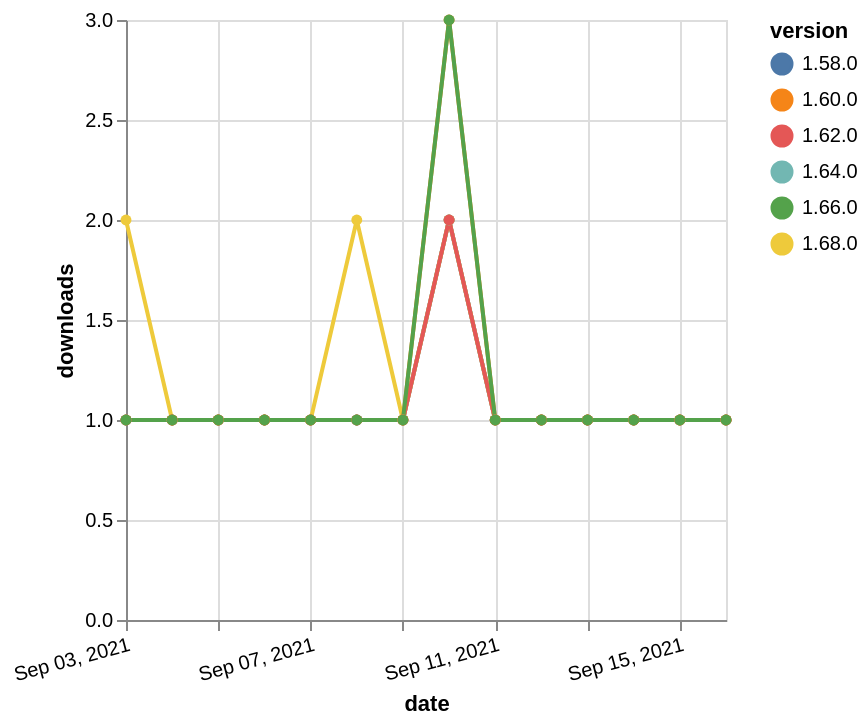

Here is the Vega-Lite specification saved for this chart:
### Vega-Lite specification from a JSON file in a GitHub repository (floating-point values rounded to 4 significant figures)
{"$schema": "https://vega.github.io/schema/vega-lite/v5.json", "description": "A simple bar chart with embedded data.", "data": {"values": [{"date": "2021-09-03", "total": 159, "delta": 1, "version": "1.64.0"}, {"date": "2021-09-04", "total": 160, "delta": 1, "version": "1.64.0"}, {"date": "2021-09-05", "total": 161, "delta": 1, "version": "1.64.0"}, {"date": "2021-09-06", "total": 162, "delta": 1, "version": "1.64.0"}, {"date": "2021-09-07", "total": 163, "delta": 1, "version": "1.64.0"}, {"date": "2021-09-08", "total": 164, "delta": 1, "version": "1.64.0"}, {"date": "2021-09-09", "total": 165, "delta": 1, "version": "1.64.0"}, {"date": "2021-09-10", "total": 167, "delta": 2, "version": "1.64.0"}, {"date": "2021-09-11", "total": 168, "delta": 1, "version": "1.64.0"}, {"date": "2021-09-12", "total": 169, "delta": 1, "version": "1.64.0"}, {"date": "2021-09-13", "total": 170, "delta": 1, "version": "1.64.0"}, {"date": "2021-09-14", "total": 171, "delta": 1, "version": "1.64.0"}, {"date": "2021-09-15", "total": 172, "delta": 1, "version": "1.64.0"}, {"date": "2021-09-16", "total": 173, "delta": 1, "version": "1.64.0"}, {"date": "2021-09-03", "total": 240, "delta": 1, "version": "1.58.0"}, {"date": "2021-09-04", "total": 241, "delta": 1, "version": "1.58.0"}, {"date": "2021-09-05", "total": 242, "delta": 1, "version": "1.58.0"}, {"date": "2021-09-06", "total": 243, "delta": 1, "version": "1.58.0"}, {"date": "2021-09-07", "total": 244, "delta": 1, "version": "1.58.0"}, {"date": "2021-09-08", "total": 245, "delta": 1, "version": "1.58.0"}, {"date": "2021-09-09", "total": 246, "delta": 1, "version": "1.58.0"}, {"date": "2021-09-10", "total": 248, "delta": 2, "version": "1.58.0"}, {"date": "2021-09-11", "total": 249, "delta": 1, "version": "1.58.0"}, {"date": "2021-09-12", "total": 250, "delta": 1, "version": "1.58.0"}, {"date": "2021-09-13", "total": 251, "delta": 1, "version": "1.58.0"}, {"date": "2021-09-14", "total": 252, "delta": 1, "version": "1.58.0"}, {"date": "2021-09-15", "total": 253, "delta": 1, "version": "1.58.0"}, {"date": "2021-09-16", "total": 254, "delta": 1, "version": "1.58.0"}, {"date": "2021-09-03", "total": 123, "delta": 2, "version": "1.68.0"}, {"date": "2021-09-04", "total": 124, "delta": 1, "version": "1.68.0"}, {"date": "2021-09-05", "total": 125, "delta": 1, "version": "1.68.0"}, {"date": "2021-09-06", "total": 126, "delta": 1, "version": "1.68.0"}, {"date": "2021-09-07", "total": 127, "delta": 1, "version": "1.68.0"}, {"date": "2021-09-08", "total": 129, "delta": 2, "version": "1.68.0"}, {"date": "2021-09-09", "total": 130, "delta": 1, "version": "1.68.0"}, {"date": "2021-09-10", "total": 132, "delta": 2, "version": "1.68.0"}, {"date": "2021-09-11", "total": 133, "delta": 1, "version": "1.68.0"}, {"date": "2021-09-12", "total": 134, "delta": 1, "version": "1.68.0"}, {"date": "2021-09-13", "total": 135, "delta": 1, "version": "1.68.0"}, {"date": "2021-09-14", "total": 136, "delta": 1, "version": "1.68.0"}, {"date": "2021-09-15", "total": 137, "delta": 1, "version": "1.68.0"}, {"date": "2021-09-16", "total": 138, "delta": 1, "version": "1.68.0"}, {"date": "2021-09-03", "total": 182, "delta": 1, "version": "1.62.0"}, {"date": "2021-09-04", "total": 183, "delta": 1, "version": "1.62.0"}, {"date": "2021-09-05", "total": 184, "delta": 1, "version": "1.62.0"}, {"date": "2021-09-06", "total": 185, "delta": 1, "version": "1.62.0"}, {"date": "2021-09-07", "total": 186, "delta": 1, "version": "1.62.0"}, {"date": "2021-09-08", "total": 187, "delta": 1, "version": "1.62.0"}, {"date": "2021-09-09", "total": 188, "delta": 1, "version": "1.62.0"}, {"date": "2021-09-10", "total": 190, "delta": 2, "version": "1.62.0"}, {"date": "2021-09-11", "total": 191, "delta": 1, "version": "1.62.0"}, {"date": "2021-09-12", "total": 192, "delta": 1, "version": "1.62.0"}, {"date": "2021-09-13", "total": 193, "delta": 1, "version": "1.62.0"}, {"date": "2021-09-14", "total": 194, "delta": 1, "version": "1.62.0"}, {"date": "2021-09-15", "total": 195, "delta": 1, "version": "1.62.0"}, {"date": "2021-09-16", "total": 196, "delta": 1, "version": "1.62.0"}, {"date": "2021-09-03", "total": 327, "delta": 1, "version": "1.60.0"}, {"date": "2021-09-04", "total": 328, "delta": 1, "version": "1.60.0"}, {"date": "2021-09-05", "total": 329, "delta": 1, "version": "1.60.0"}, {"date": "2021-09-06", "total": 330, "delta": 1, "version": "1.60.0"}, {"date": "2021-09-07", "total": 331, "delta": 1, "version": "1.60.0"}, {"date": "2021-09-08", "total": 332, "delta": 1, "version": "1.60.0"}, {"date": "2021-09-09", "total": 333, "delta": 1, "version": "1.60.0"}, {"date": "2021-09-10", "total": 336, "delta": 3, "version": "1.60.0"}, {"date": "2021-09-11", "total": 337, "delta": 1, "version": "1.60.0"}, {"date": "2021-09-12", "total": 338, "delta": 1, "version": "1.60.0"}, {"date": "2021-09-13", "total": 339, "delta": 1, "version": "1.60.0"}, {"date": "2021-09-14", "total": 340, "delta": 1, "version": "1.60.0"}, {"date": "2021-09-15", "total": 341, "delta": 1, "version": "1.60.0"}, {"date": "2021-09-16", "total": 342, "delta": 1, "version": "1.60.0"}, {"date": "2021-09-03", "total": 192, "delta": 1, "version": "1.66.0"}, {"date": "2021-09-04", "total": 193, "delta": 1, "version": "1.66.0"}, {"date": "2021-09-05", "total": 194, "delta": 1, "version": "1.66.0"}, {"date": "2021-09-06", "total": 195, "delta": 1, "version": "1.66.0"}, {"date": "2021-09-07", "total": 196, "delta": 1, "version": "1.66.0"}, {"date": "2021-09-08", "total": 197, "delta": 1, "version": "1.66.0"}, {"date": "2021-09-09", "total": 198, "delta": 1, "version": "1.66.0"}, {"date": "2021-09-10", "total": 201, "delta": 3, "version": "1.66.0"}, {"date": "2021-09-11", "total": 202, "delta": 1, "version": "1.66.0"}, {"date": "2021-09-12", "total": 203, "delta": 1, "version": "1.66.0"}, {"date": "2021-09-13", "total": 204, "delta": 1, "version": "1.66.0"}, {"date": "2021-09-14", "total": 205, "delta": 1, "version": "1.66.0"}, {"date": "2021-09-15", "total": 206, "delta": 1, "version": "1.66.0"}, {"date": "2021-09-16", "total": 207, "delta": 1, "version": "1.66.0"}]}, "width": "container", "mark": {"type": "line", "point": {"filled": true}}, "encoding": {"x": {"field": "date", "type": "temporal", "timeUnit": "yearmonthdate", "title": "date", "axis": {"labelAngle": -15}}, "y": {"field": "delta", "type": "quantitative", "title": "downloads"}, "color": {"field": "version", "type": "nominal"}, "tooltip": {"field": "delta"}}}
